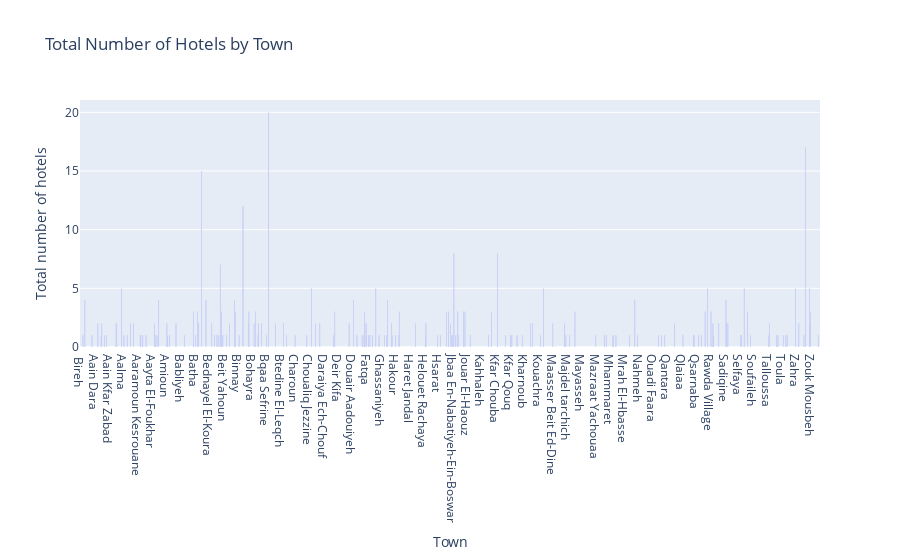

The cell this chart's notebook holds for it:
### Code cell
import plotly.express as px

fig = px.bar(df, x="Town", y="Total number of hotels", title="Total Number of Hotels by Town")
fig.show()

### Figure 1 — Plotly figure (JSON) as saved in the notebook; plotly's stock layout.template omitted (floating-point values rounded to 4 significant figures; data arrays with more than 128 entries replaced by an {"elided": "..."} marker saying what was removed)
{"data": [{"alignmentgroup": "True", "hovertemplate": "Town=%{x}<br>Total number of hotels=%{y}<extra></extra>", "legendgroup": "", "marker": {"color": "#636efa", "pattern": {"shape": ""}}, "name": "", "offsetgroup": "", "orientation": "v", "showlegend": false, "textposition": "auto", "type": "bar", "x": {"elided": "1137 str values"}, "xaxis": "x", "y": {"elided": "1137 int values"}, "yaxis": "y"}], "layout": {"barmode": "relative", "legend": {"tracegroupgap": 0}, "title": {"text": "Total Number of Hotels by Town"}, "xaxis": {"anchor": "y", "domain": [0, 1], "title": {"text": "Town"}}, "yaxis": {"anchor": "x", "domain": [0, 1], "title": {"text": "Total number of hotels"}}}}
